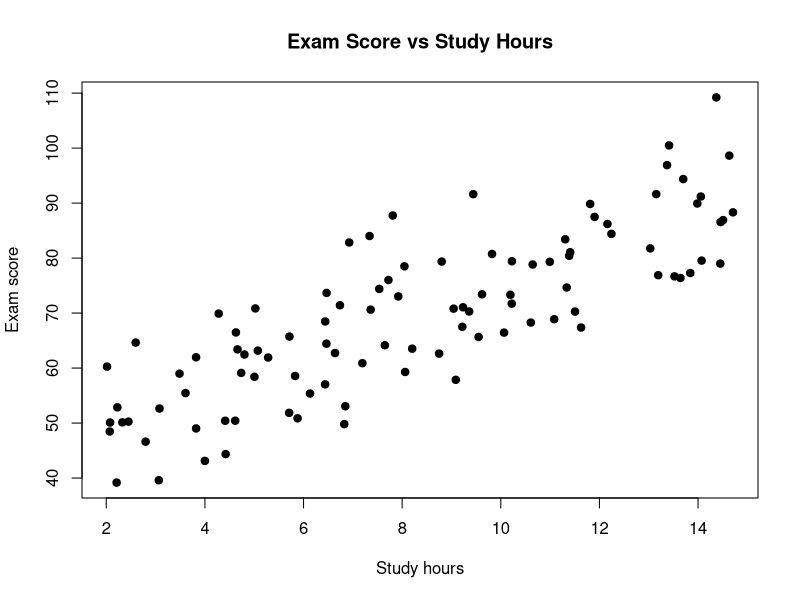

Reproduce this figure in R.
# Install Rcmdr
# install.packages("Rcmdr", dependencies = TRUE)
# library(Rcmdr)

# Dasar
list <- c("Billy", "Putra", "Antoni")
mat <- matrix(3:1, nrow=3, ncol=3)
print(mat)
print(list[2])

# Function For Loop
hitung <- function(x, n) {
  if (n >= 1) {
    hasil <- 0
    for (i in 1:n) {
      hasil <- hasil + x^i
    }
    return(hasil + 1)
  }
  else {
    return(print("n harus bilangan asli"))
  }
}

hitung(2, 5)

# Function Repeat Loop
# Dengan repeat dan break, cari pangkat dua terkecil yang melampaui 10.000.
n <- 0
repeat {
  n <- n + 1
  pangkat <- n^2
  if (pangkat > 10000) {
    cat(n,"^",2, "=", pangkat, "\n")
    break
  }
}

# Function For Loop & Next
# Gunakan next untuk mencetak seluruh bilangan ganjil antara 1 dan 30 yang bukan kelipatan 3.
list = c(1:30)
for (i in list) {
  if (i %% 2 == 0) next
  if (i %% 3 == 0) next
  cat(i, "\n")
}


x <- c(3, 5, 7, 9, 11, 11, 15)
ukuran <- "modus"

modus <- function(x){
  table_mod <- table(x)
  return(names(table_mod)[which.max(table_mod)])
}

switch(ukuran,
       mean = mean(x),
       median = median(x),
       modus = modus(x),
       stop("Ukuran tidak dikenali")
)


set.seed(123)
n <- 10^6 
x <- rnorm(n)

system.time({
  s_loop <- 0
  for (i in 1:n) {
    s_loop <- s_loop + x[i]^2
  }
})

system.time({
  s_vektor <- sum(x^2)
})

all.equal(s_loop, s_vektor)

# Uji Hipotesis
miu_nol <- 500
n <- 12
sampel <- c(495, 505, 498, 510, 492, 500, 503, 497, 508, 494, 501, 499)
miu <- mean(sampel)
std <- sd(sampel)

## Hipotesis Manual
## H0: miu = 500
## H1: miu != 500

## Tingkat Signifikansi
## 0.05

## Statistik Uji
t <- (miu - miu_nol) / (std / sqrt(n))

## Daerah Kritik
t_tabel <- 2.201
if (abs(t) > t_tabel) {
  cat("H0 ditolak")
} else {
  cat("H0 tidak ditolak")
}

# Uji Hipotesis t.test
t.test(x = sampel, mu = miu_nol, alternative = "two.sided")

t

# Semester 3 Setelah UTS
set.seed(2026)
n <- 100
studi_hours <- runif(n, 2, 15)
score <- 45 + 3.0*studi_hours + rnorm(n, 0, 8)

data <- data.frame(
  studi_hours, score
)

head(data)

plot(data$studi_hours,
    data$score,
    pch = 19,
    xlab = "Study hours",
    ylab = "Exam score",
    main = "Exam Score vs Study Hours"
)
